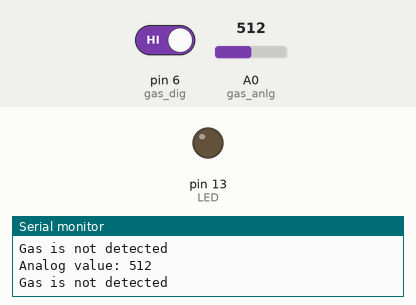
This sketch was run on a simulated Arduino Uno, built with avr-gcc and run on an emulated ATmega328P. Shown: output pins drawn as LEDs (lit = HIGH), the last lines printed to the serial monitor. The test bench sets the inputs (shaded band); at power-on: pin 6 (gas_dig) HIGH, A0 (gas_anlg) = 512.

Above: at 1.8 s.
1.9 s: pin 6 (gas_dig) driven LOW
At 3.2 s:
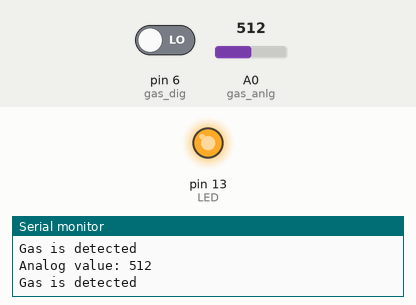
3.5 s: pin 6 (gas_dig) driven HIGH
At 4.8 s:
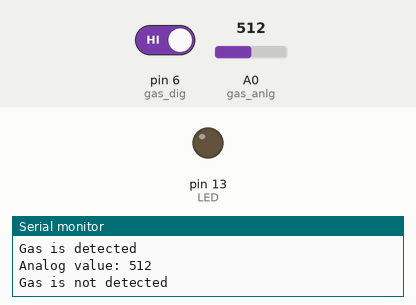
Timing chart, 0 to 6.5 s (numbered marks = the images above; inputs shaded):
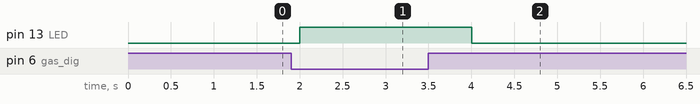

Measured:
- after the input at 1.9 s, pin 13 (LED): LOW → HIGH after 0.10 s
- after the input at 3.5 s, pin 13 (LED): HIGH → LOW after 0.50 s

The sketch:

Gassensorwithled.ino
```cpp
#define gas_dig 6
#define gas_anlg A0
#define LED 13

void setup() {
  pinMode(gas_dig, INPUT);
  pinMode(LED, OUTPUT);

  Serial.begin(9600);
}

void loop() {
  int digitalvalue = digitalRead(gas_dig);
  int analogvalue = analogRead(gas_anlg);

  Serial.print("Analog value: ");
  Serial.println(analogvalue);

  if (digitalvalue == LOW) {
    Serial.println("Gas is detected");
    digitalWrite(LED, HIGH);
  }
  else {
    Serial.println("Gas is not detected");
    digitalWrite(LED, LOW);
  }

  delay(1000);
}
```
